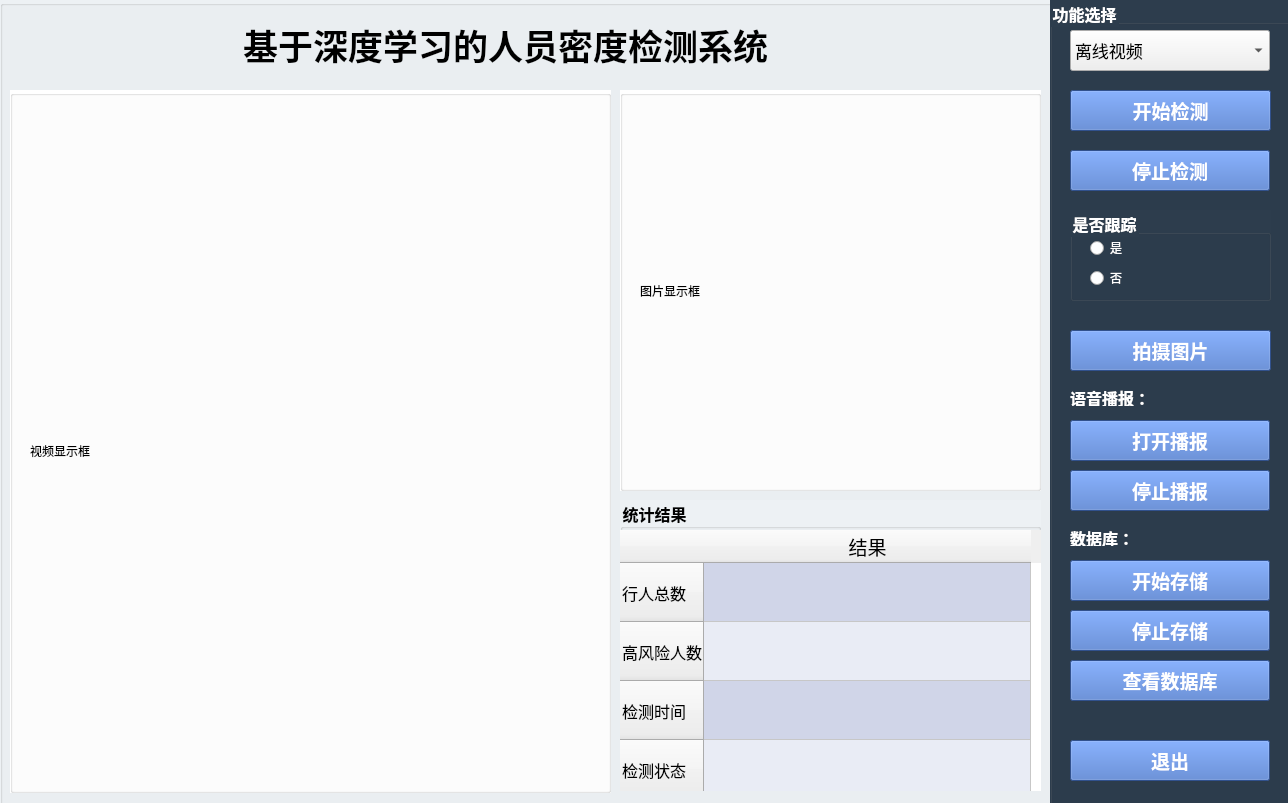
<?xml version="1.0" encoding="UTF-8"?>
<ui version="4.0">
 <class>MainWindow</class>
 <widget class="QMainWindow" name="MainWindow">
  <property name="geometry">
   <rect>
    <x>0</x>
    <y>0</y>
    <width>1288</width>
    <height>803</height>
   </rect>
  </property>
  <property name="sizePolicy">
   <sizepolicy hsizetype="Ignored" vsizetype="Preferred">
    <horstretch>0</horstretch>
    <verstretch>0</verstretch>
   </sizepolicy>
  </property>
  <property name="contextMenuPolicy">
   <enum>Qt::NoContextMenu</enum>
  </property>
  <property name="windowTitle">
   <string>主窗口</string>
  </property>
  <property name="styleSheet">
   <string notr="true">QMainWindow{
}
QGroupBox{
background-color:#EDF1F4;
}</string>
  </property>
  <widget class="QWidget" name="centralwidget">
   <widget class="QGroupBox" name="groupBox_2">
    <property name="geometry">
     <rect>
      <x>0</x>
      <y>0</y>
      <width>1391</width>
      <height>831</height>
     </rect>
    </property>
    <property name="sizePolicy">
     <sizepolicy hsizetype="Ignored" vsizetype="Preferred">
      <horstretch>0</horstretch>
      <verstretch>0</verstretch>
     </sizepolicy>
    </property>
    <property name="styleSheet">
     <string notr="true"/>
    </property>
    <property name="title">
     <string/>
    </property>
    <widget class="QGroupBox" name="groupBox_3">
     <property name="geometry">
      <rect>
       <x>10</x>
       <y>90</y>
       <width>601</width>
       <height>703</height>
      </rect>
     </property>
     <property name="styleSheet">
      <string notr="true">QGroupBox{
background-color:white;
}</string>
     </property>
     <property name="title">
      <string/>
     </property>
     <widget class="QLabel" name="CamLabel">
      <property name="geometry">
       <rect>
        <x>20</x>
        <y>70</y>
        <width>561</width>
        <height>581</height>
       </rect>
      </property>
      <property name="sizePolicy">
       <sizepolicy hsizetype="Ignored" vsizetype="Preferred">
        <horstretch>0</horstretch>
        <verstretch>0</verstretch>
       </sizepolicy>
      </property>
      <property name="text">
       <string>视频显示框</string>
      </property>
     </widget>
    </widget>
    <widget class="QGroupBox" name="groupBox_7">
     <property name="geometry">
      <rect>
       <x>620</x>
       <y>90</y>
       <width>421</width>
       <height>401</height>
      </rect>
     </property>
     <property name="sizePolicy">
      <sizepolicy hsizetype="Ignored" vsizetype="Preferred">
       <horstretch>0</horstretch>
       <verstretch>0</verstretch>
      </sizepolicy>
     </property>
     <property name="styleSheet">
      <string notr="true">QGroupBox{
background-color:white;
}</string>
     </property>
     <property name="title">
      <string/>
     </property>
     <widget class="QLabel" name="pic_0">
      <property name="geometry">
       <rect>
        <x>20</x>
        <y>10</y>
        <width>381</width>
        <height>381</height>
       </rect>
      </property>
      <property name="sizePolicy">
       <sizepolicy hsizetype="Ignored" vsizetype="Preferred">
        <horstretch>0</horstretch>
        <verstretch>0</verstretch>
       </sizepolicy>
      </property>
      <property name="text">
       <string>图片显示框</string>
      </property>
     </widget>
    </widget>
    <widget class="QGroupBox" name="groupBox_4">
     <property name="geometry">
      <rect>
       <x>620</x>
       <y>500</y>
       <width>421</width>
       <height>291</height>
      </rect>
     </property>
     <property name="font">
      <font>
       <family>Clarendon BT</family>
       <pointsize>12</pointsize>
       <weight>75</weight>
       <bold>true</bold>
      </font>
     </property>
     <property name="autoFillBackground">
      <bool>false</bool>
     </property>
     <property name="styleSheet">
      <string notr="true">QTableWidget{
font-weight:500;
color:#19232D;
border:none;
}</string>
     </property>
     <property name="title">
      <string>统计结果</string>
     </property>
     <widget class="QTableWidget" name="table">
      <property name="geometry">
       <rect>
        <x>0</x>
        <y>30</y>
        <width>421</width>
        <height>271</height>
       </rect>
      </property>
      <property name="lineWidth">
       <number>4</number>
      </property>
      <property name="autoScrollMargin">
       <number>20</number>
      </property>
      <property name="editTriggers">
       <set>QAbstractItemView::NoEditTriggers</set>
      </property>
      <property name="rowCount">
       <number>4</number>
      </property>
      <property name="columnCount">
       <number>1</number>
      </property>
      <attribute name="horizontalHeaderCascadingSectionResizes">
       <bool>true</bool>
      </attribute>
      <attribute name="horizontalHeaderDefaultSectionSize">
       <number>327</number>
      </attribute>
      <attribute name="verticalHeaderDefaultSectionSize">
       <number>59</number>
      </attribute>
      <attribute name="verticalHeaderMinimumSectionSize">
       <number>26</number>
      </attribute>
      <row>
       <property name="text">
        <string>行人总数</string>
       </property>
       <property name="font">
        <font>
         <family>Arial</family>
         <pointsize>12</pointsize>
         <weight>50</weight>
         <bold>false</bold>
        </font>
       </property>
       <property name="background">
        <color>
         <red>208</red>
         <green>213</green>
         <blue>232</blue>
        </color>
       </property>
       <property name="foreground">
        <brush brushstyle="SolidPattern">
         <color alpha="255">
          <red>0</red>
          <green>0</green>
          <blue>0</blue>
         </color>
        </brush>
       </property>
      </row>
      <row>
       <property name="text">
        <string>高风险人数</string>
       </property>
       <property name="font">
        <font>
         <family>Arial</family>
         <pointsize>12</pointsize>
        </font>
       </property>
       <property name="background">
        <color>
         <red>233</red>
         <green>236</green>
         <blue>245</blue>
        </color>
       </property>
       <property name="foreground">
        <brush brushstyle="SolidPattern">
         <color alpha="255">
          <red>0</red>
          <green>0</green>
          <blue>0</blue>
         </color>
        </brush>
       </property>
      </row>
      <row>
       <property name="text">
        <string>检测时间</string>
       </property>
       <property name="font">
        <font>
         <family>Arial</family>
         <pointsize>12</pointsize>
        </font>
       </property>
       <property name="background">
        <color>
         <red>208</red>
         <green>213</green>
         <blue>232</blue>
        </color>
       </property>
      </row>
      <row>
       <property name="text">
        <string>检测状态</string>
       </property>
       <property name="font">
        <font>
         <family>Arial</family>
         <pointsize>12</pointsize>
        </font>
       </property>
       <property name="background">
        <color>
         <red>233</red>
         <green>236</green>
         <blue>245</blue>
        </color>
       </property>
       <property name="foreground">
        <brush brushstyle="SolidPattern">
         <color alpha="255">
          <red>0</red>
          <green>0</green>
          <blue>0</blue>
         </color>
        </brush>
       </property>
      </row>
      <column>
       <property name="text">
        <string>结果</string>
       </property>
       <property name="font">
        <font>
         <family>Arial</family>
         <pointsize>14</pointsize>
        </font>
       </property>
       <property name="background">
        <color>
         <red>68</red>
         <green>113</green>
         <blue>198</blue>
        </color>
       </property>
       <property name="foreground">
        <brush brushstyle="SolidPattern">
         <color alpha="255">
          <red>0</red>
          <green>0</green>
          <blue>0</blue>
         </color>
        </brush>
       </property>
      </column>
      <item row="0" column="0">
       <property name="text">
        <string/>
       </property>
       <property name="font">
        <font>
         <pointsize>9</pointsize>
        </font>
       </property>
       <property name="background">
        <brush brushstyle="SolidPattern">
         <color alpha="255">
          <red>208</red>
          <green>213</green>
          <blue>232</blue>
         </color>
        </brush>
       </property>
       <property name="foreground">
        <brush brushstyle="SolidPattern">
         <color alpha="255">
          <red>8</red>
          <green>13</green>
          <blue>32</blue>
         </color>
        </brush>
       </property>
      </item>
      <item row="1" column="0">
       <property name="text">
        <string/>
       </property>
       <property name="background">
        <brush brushstyle="SolidPattern">
         <color alpha="255">
          <red>233</red>
          <green>236</green>
          <blue>245</blue>
         </color>
        </brush>
       </property>
       <property name="foreground">
        <brush brushstyle="SolidPattern">
         <color alpha="255">
          <red>8</red>
          <green>13</green>
          <blue>32</blue>
         </color>
        </brush>
       </property>
      </item>
      <item row="2" column="0">
       <property name="text">
        <string/>
       </property>
       <property name="background">
        <brush brushstyle="SolidPattern">
         <color alpha="255">
          <red>208</red>
          <green>213</green>
          <blue>232</blue>
         </color>
        </brush>
       </property>
       <property name="foreground">
        <brush brushstyle="SolidPattern">
         <color alpha="255">
          <red>8</red>
          <green>13</green>
          <blue>32</blue>
         </color>
        </brush>
       </property>
      </item>
      <item row="3" column="0">
       <property name="text">
        <string/>
       </property>
       <property name="background">
        <brush brushstyle="SolidPattern">
         <color alpha="255">
          <red>233</red>
          <green>236</green>
          <blue>245</blue>
         </color>
        </brush>
       </property>
       <property name="foreground">
        <brush brushstyle="SolidPattern">
         <color alpha="255">
          <red>8</red>
          <green>13</green>
          <blue>32</blue>
         </color>
        </brush>
       </property>
      </item>
     </widget>
    </widget>
    <widget class="QGroupBox" name="groupBox_6">
     <property name="geometry">
      <rect>
       <x>1050</x>
       <y>0</y>
       <width>241</width>
       <height>821</height>
      </rect>
     </property>
     <property name="sizePolicy">
      <sizepolicy hsizetype="Ignored" vsizetype="Preferred">
       <horstretch>0</horstretch>
       <verstretch>0</verstretch>
      </sizepolicy>
     </property>
     <property name="font">
      <font>
       <pointsize>12</pointsize>
       <weight>75</weight>
       <bold>true</bold>
      </font>
     </property>
     <property name="styleSheet">
      <string notr="true">QGroupBox{
	background:#2D3D4D;
	color:white;
}
QLabel{
	color:white
}
QPushButton{
	background:#4471C6;
	color:white;
}
QRadioButton{
	color:white;
}</string>
     </property>
     <property name="title">
      <string>功能选择</string>
     </property>
     <widget class="QPushButton" name="btn_open">
      <property name="geometry">
       <rect>
        <x>20</x>
        <y>90</y>
        <width>201</width>
        <height>41</height>
       </rect>
      </property>
      <property name="sizePolicy">
       <sizepolicy hsizetype="Ignored" vsizetype="Fixed">
        <horstretch>0</horstretch>
        <verstretch>0</verstretch>
       </sizepolicy>
      </property>
      <property name="font">
       <font>
        <family>Arial</family>
        <pointsize>14</pointsize>
        <weight>75</weight>
        <bold>true</bold>
       </font>
      </property>
      <property name="autoFillBackground">
       <bool>false</bool>
      </property>
      <property name="styleSheet">
       <string notr="true">QPushButton{
}</string>
      </property>
      <property name="text">
       <string>开始检测</string>
      </property>
     </widget>
     <widget class="QPushButton" name="btn_light">
      <property name="geometry">
       <rect>
        <x>20</x>
        <y>330</y>
        <width>201</width>
        <height>41</height>
       </rect>
      </property>
      <property name="sizePolicy">
       <sizepolicy hsizetype="Ignored" vsizetype="Fixed">
        <horstretch>0</horstretch>
        <verstretch>0</verstretch>
       </sizepolicy>
      </property>
      <property name="font">
       <font>
        <family>Arial</family>
        <pointsize>14</pointsize>
        <weight>75</weight>
        <bold>true</bold>
       </font>
      </property>
      <property name="styleSheet">
       <string notr="true"/>
      </property>
      <property name="text">
       <string>拍摄图片</string>
      </property>
     </widget>
     <widget class="QPushButton" name="btn_close">
      <property name="geometry">
       <rect>
        <x>20</x>
        <y>150</y>
        <width>200</width>
        <height>41</height>
       </rect>
      </property>
      <property name="sizePolicy">
       <sizepolicy hsizetype="Ignored" vsizetype="Fixed">
        <horstretch>0</horstretch>
        <verstretch>0</verstretch>
       </sizepolicy>
      </property>
      <property name="font">
       <font>
        <family>Arial</family>
        <pointsize>14</pointsize>
        <weight>75</weight>
        <bold>true</bold>
       </font>
      </property>
      <property name="styleSheet">
       <string notr="true"/>
      </property>
      <property name="text">
       <string>停止检测</string>
      </property>
     </widget>
     <widget class="QPushButton" name="btn_open_2">
      <property name="geometry">
       <rect>
        <x>20</x>
        <y>420</y>
        <width>200</width>
        <height>41</height>
       </rect>
      </property>
      <property name="sizePolicy">
       <sizepolicy hsizetype="Ignored" vsizetype="Fixed">
        <horstretch>0</horstretch>
        <verstretch>0</verstretch>
       </sizepolicy>
      </property>
      <property name="font">
       <font>
        <family>Arial</family>
        <pointsize>14</pointsize>
        <weight>75</weight>
        <bold>true</bold>
       </font>
      </property>
      <property name="styleSheet">
       <string notr="true"/>
      </property>
      <property name="text">
       <string>打开播报</string>
      </property>
     </widget>
     <widget class="QPushButton" name="btn_open_3">
      <property name="geometry">
       <rect>
        <x>20</x>
        <y>470</y>
        <width>200</width>
        <height>41</height>
       </rect>
      </property>
      <property name="sizePolicy">
       <sizepolicy hsizetype="Ignored" vsizetype="Fixed">
        <horstretch>0</horstretch>
        <verstretch>0</verstretch>
       </sizepolicy>
      </property>
      <property name="font">
       <font>
        <family>Arial</family>
        <pointsize>14</pointsize>
        <weight>75</weight>
        <bold>true</bold>
       </font>
      </property>
      <property name="styleSheet">
       <string notr="true"/>
      </property>
      <property name="text">
       <string>停止播报</string>
      </property>
     </widget>
     <widget class="QPushButton" name="btn_open_4">
      <property name="geometry">
       <rect>
        <x>20</x>
        <y>560</y>
        <width>200</width>
        <height>41</height>
       </rect>
      </property>
      <property name="sizePolicy">
       <sizepolicy hsizetype="Ignored" vsizetype="Fixed">
        <horstretch>0</horstretch>
        <verstretch>0</verstretch>
       </sizepolicy>
      </property>
      <property name="font">
       <font>
        <family>Arial</family>
        <pointsize>14</pointsize>
        <weight>75</weight>
        <bold>true</bold>
       </font>
      </property>
      <property name="styleSheet">
       <string notr="true"/>
      </property>
      <property name="text">
       <string>开始存储</string>
      </property>
     </widget>
     <widget class="QComboBox" name="comboBox">
      <property name="geometry">
       <rect>
        <x>20</x>
        <y>30</y>
        <width>200</width>
        <height>41</height>
       </rect>
      </property>
      <property name="font">
       <font>
        <family>Arial</family>
        <pointsize>13</pointsize>
       </font>
      </property>
      <property name="styleSheet">
       <string notr="true"/>
      </property>
      <item>
       <property name="text">
        <string>离线视频</string>
       </property>
      </item>
      <item>
       <property name="text">
        <string>摄像头</string>
       </property>
      </item>
     </widget>
     <widget class="QPushButton" name="btn_open_5">
      <property name="geometry">
       <rect>
        <x>20</x>
        <y>610</y>
        <width>200</width>
        <height>41</height>
       </rect>
      </property>
      <property name="sizePolicy">
       <sizepolicy hsizetype="Ignored" vsizetype="Fixed">
        <horstretch>0</horstretch>
        <verstretch>0</verstretch>
       </sizepolicy>
      </property>
      <property name="font">
       <font>
        <family>Arial</family>
        <pointsize>14</pointsize>
        <weight>75</weight>
        <bold>true</bold>
       </font>
      </property>
      <property name="styleSheet">
       <string notr="true"/>
      </property>
      <property name="text">
       <string>停止存储</string>
      </property>
     </widget>
     <widget class="QPushButton" name="pushButton">
      <property name="geometry">
       <rect>
        <x>20</x>
        <y>660</y>
        <width>200</width>
        <height>41</height>
       </rect>
      </property>
      <property name="font">
       <font>
        <family>Arial</family>
        <pointsize>14</pointsize>
        <weight>75</weight>
        <bold>true</bold>
       </font>
      </property>
      <property name="text">
       <string>查看数据库</string>
      </property>
     </widget>
     <widget class="QLabel" name="label">
      <property name="geometry">
       <rect>
        <x>20</x>
        <y>390</y>
        <width>91</width>
        <height>16</height>
       </rect>
      </property>
      <property name="font">
       <font>
        <pointsize>12</pointsize>
        <weight>75</weight>
        <bold>true</bold>
       </font>
      </property>
      <property name="text">
       <string>语音播报：</string>
      </property>
     </widget>
     <widget class="QLabel" name="label_2">
      <property name="geometry">
       <rect>
        <x>20</x>
        <y>530</y>
        <width>71</width>
        <height>16</height>
       </rect>
      </property>
      <property name="font">
       <font>
        <pointsize>12</pointsize>
        <weight>75</weight>
        <bold>true</bold>
       </font>
      </property>
      <property name="styleSheet">
       <string notr="true">QLabel{
	color：white;
}</string>
      </property>
      <property name="text">
       <string>数据库：</string>
      </property>
      <property name="textInteractionFlags">
       <set>Qt::LinksAccessibleByMouse</set>
      </property>
     </widget>
     <widget class="QGroupBox" name="groupBox_5">
      <property name="geometry">
       <rect>
        <x>20</x>
        <y>210</y>
        <width>201</width>
        <height>91</height>
       </rect>
      </property>
      <property name="font">
       <font>
        <pointsize>12</pointsize>
        <weight>75</weight>
        <bold>true</bold>
       </font>
      </property>
      <property name="title">
       <string>是否跟踪</string>
      </property>
      <widget class="QRadioButton" name="radioButton">
       <property name="geometry">
        <rect>
         <x>20</x>
         <y>30</y>
         <width>89</width>
         <height>16</height>
        </rect>
       </property>
       <property name="text">
        <string>是</string>
       </property>
      </widget>
      <widget class="QRadioButton" name="radioButton_2">
       <property name="geometry">
        <rect>
         <x>20</x>
         <y>60</y>
         <width>89</width>
         <height>16</height>
        </rect>
       </property>
       <property name="text">
        <string>否</string>
       </property>
      </widget>
     </widget>
     <widget class="QPushButton" name="pushButton_2">
      <property name="geometry">
       <rect>
        <x>20</x>
        <y>740</y>
        <width>200</width>
        <height>41</height>
       </rect>
      </property>
      <property name="font">
       <font>
        <family>Arial</family>
        <pointsize>14</pointsize>
        <weight>75</weight>
        <bold>true</bold>
       </font>
      </property>
      <property name="text">
       <string>退出</string>
      </property>
     </widget>
    </widget>
    <widget class="QLabel" name="label_4">
     <property name="geometry">
      <rect>
       <x>70</x>
       <y>10</y>
       <width>871</width>
       <height>71</height>
      </rect>
     </property>
     <property name="layoutDirection">
      <enum>Qt::LeftToRight</enum>
     </property>
     <property name="text">
      <string>&lt;html&gt;&lt;head/&gt;&lt;body&gt;&lt;p&gt;&lt;span style=&quot; font-size:26pt; font-weight:600;&quot;&gt;基于深度学习的人员密度检测系统&lt;/span&gt;&lt;/p&gt;&lt;/body&gt;&lt;/html&gt;</string>
     </property>
     <property name="alignment">
      <set>Qt::AlignCenter</set>
     </property>
    </widget>
   </widget>
  </widget>
 </widget>
 <resources/>
 <connections/>
</ui>
